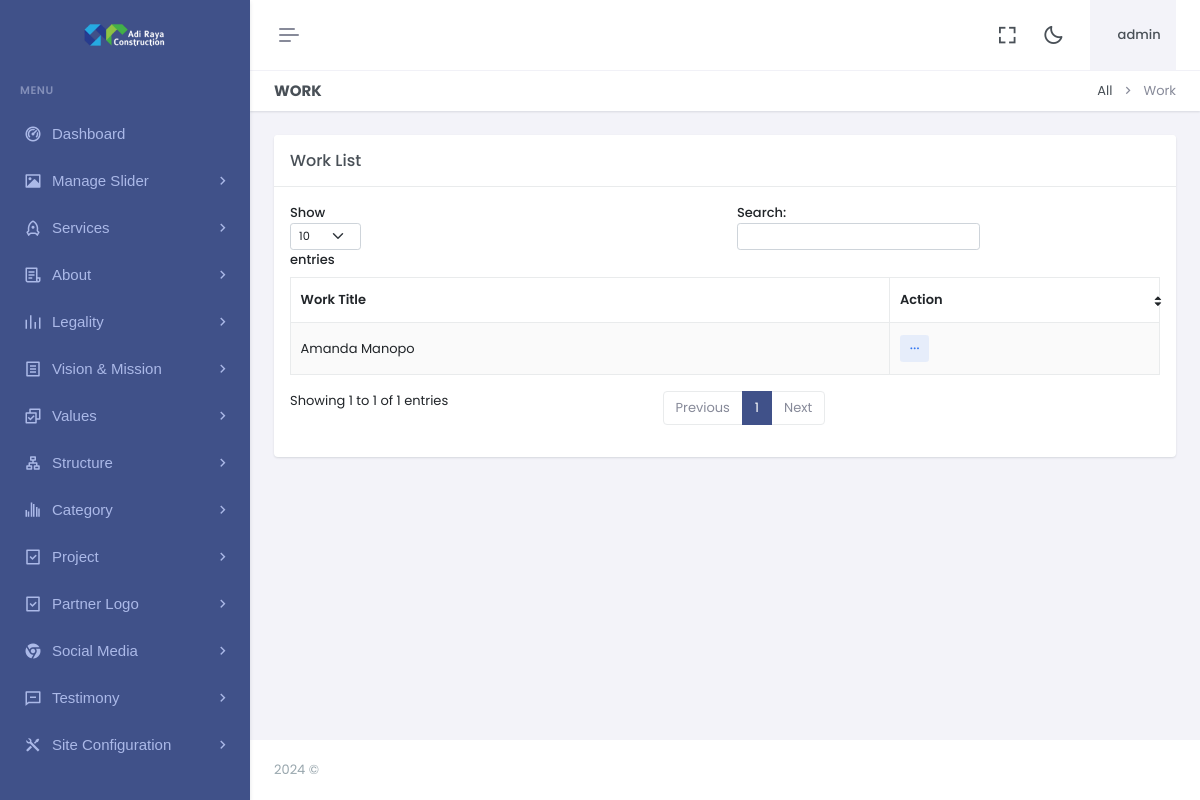
/dashboard/portfolio.php (signed in), run on an earlier commit of the app's database.
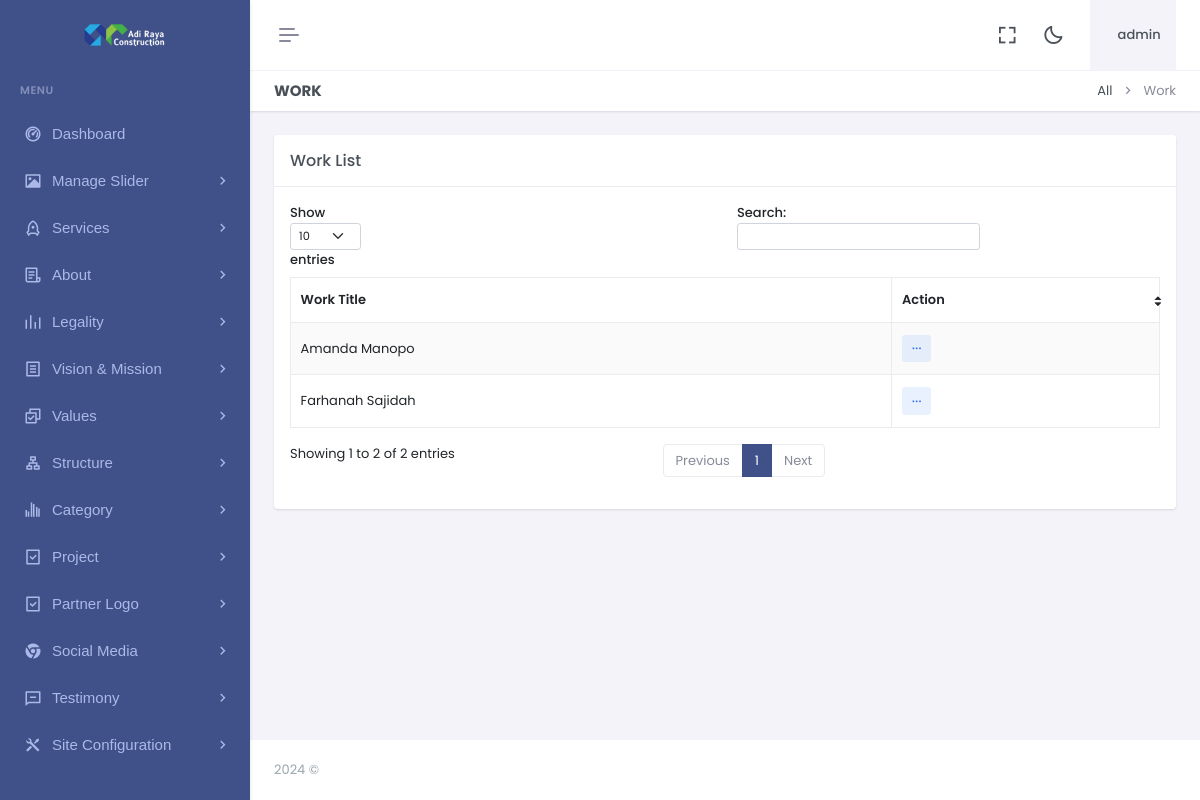
And on a later commit of the database.
### tables this page shows
CREATE TABLE `portfolio` (
  `id` int(11) NOT NULL,
  `port_title` varchar(500) NOT NULL,
  `port_desc` varchar(1000) NOT NULL,
  `port_detail` varchar(2000) NOT NULL,
  `ufile` varchar(1000) NOT NULL,
  `updated_at` timestamp NOT NULL DEFAULT current_timestamp() ON UPDATE current_timestamp(),
  `tw_link` varchar(2000) NOT NULL,
  `fb_link` varchar(2000) NOT NULL,
  `li_link` varchar(2000) NOT NULL
);

### dashboard/portfolio.php (the view)
<?php include "header.php"; ?>
<?php include "sidebar.php"; ?>
<div class="main-content">
    <div class="page-content">
        <div class="container-fluid">
            <div class="row">
                <div class="col-12">
                    <div class="page-title-box d-sm-flex align-items-center justify-content-between">
                        <h4 class="mb-sm-0">Work</h4>
                        <div class="page-title-right">
                            <ol class="breadcrumb m-0">
                                <li class="breadcrumb-item"><a href="javascript: void(0);">All</a></li>
                                <li class="breadcrumb-item active">Work</li>
                            </ol>
                        </div>
                    </div>
                </div>
            </div>
            <div class="row">
                <div class="col-lg-12">
                    <div class="card">
                        <div class="card-header">
                            <h5 class="card-title mb-0">Work List</h5>
                        </div>
                        <div class="card-body">
                            <table id="example"
                                class="table table-bordered dt-responsive nowrap table-striped align-middle"
                                style="width:100%">
                                <thead>
                                    <tr>
                                        <th data-ordering="false">Work Title</th>
                                        <th>Action</th>
                                    </tr>
                                </thead>
                                <tbody>
                                    <?php
                                    $q = "SELECT * FROM  portfolio ORDER BY id DESC";
                                    $r123 = mysqli_query($con, $q);
                                    while ($ro = mysqli_fetch_array($r123)) {
                                        $id = "$ro[id]";
                                        $port_title = "$ro[port_title]";
                                        print "<tr>
				  <td>
				  $port_title
				  </td>
          <td>
                                                    <div class='dropdown d-inline-block'>
                                                        <button class='btn btn-soft-secondary btn-sm dropdown' type='button' data-bs-toggle='dropdown' aria-expanded='false'>
                                                            <i class='ri-more-fill align-middle'></i>
                                                        </button>
                                                        <ul class='dropdown-menu dropdown-menu-end'>
                                                            <li><a href='editport.php?id=$id' class='dropdown-item edit-item-btn'><i class='ri-pencil-fill align-bottom me-2 text-muted'></i> Edit</a></li>
                                                            <li>
                                                                <a href='deleteport.php?id=$id' class='dropdown-item remove-item-btn'>
                                                                    <i class='ri-delete-bin-fill align-bottom me-2 text-muted'></i> Delete
                                                                </a>
                                                            </li>
                                                        </ul>
                                                    </div>
                                                </td>
				  </tr>";
                                    }
                                    ?>
                                </tbody>
                            </table>
                        </div>
                    </div>
                </div>
            </div>
        </div>
    </div>
    <?php include "footer.php"; ?>

What changed in the data, as far as the page shows it:
added portfolio: port_title "Farhanah Sajidah"
Also different on the page:
text written by a page script: "Show entries Search: Showing 1 to 1 of 1 entries Previous 1 Next" → "Show entries Search: Showing 1 to 2 of 2 entries Previous 1 Next"
